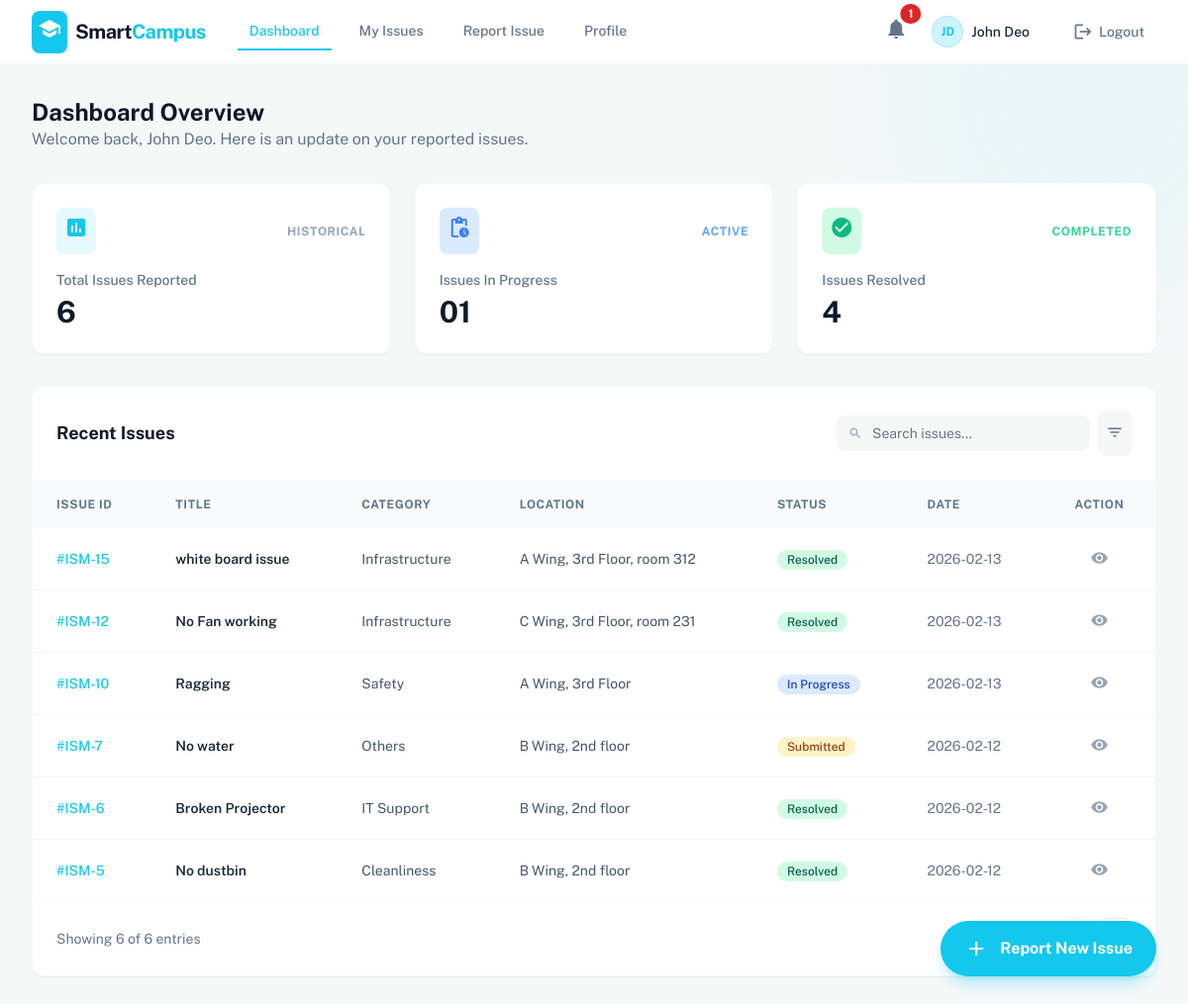
/student/dashboard (signed in), run on the app's committed database.
### tables this page shows
CREATE TABLE issues (
            id INTEGER PRIMARY KEY AUTOINCREMENT,
            title TEXT NOT NULL,
            description TEXT,
            category TEXT NOT NULL,
            location TEXT,
            priority TEXT DEFAULT 'Low',
            status TEXT DEFAULT 'Submitted',
            image_path TEXT,
            reporter_id INTEGER NOT NULL,
            assigned_to TEXT,
            created_at TIMESTAMP DEFAULT CURRENT_TIMESTAMP,
            resolved_at TIMESTAMP,
            FOREIGN KEY (reporter_id) REFERENCES users (id)
        );

### app/routes/student.py (the view)
@bp.route('/student/dashboard')
@login_required
def dashboard():
    db = get_db()
    issues = db.execute(
        'SELECT * FROM issues WHERE reporter_id = ? ORDER BY created_at DESC',
        (session['user_id'],)
    ).fetchall()
    total = len(issues)
    in_progress = sum(1 for i in issues if i['status'] == 'In Progress')
    resolved = sum(1 for i in issues if i['status'] == 'Resolved')
    return render_template('student_dashboard.html',
                         issues=issues, total_issues=total,
                         in_progress=in_progress, resolved=resolved)

### app/db.py (called while the page is built)
def get_db():
    if 'db' not in g:
        g.db = sqlite3.connect(
            current_app.config['DATABASE'],
            detect_types=sqlite3.PARSE_DECLTYPES
        )
        g.db.row_factory = sqlite3.Row
        g.db.execute("PRAGMA foreign_keys = ON")
    return g.db

### app/utils.py (called while the page is built)
def login_required(f):
    @wraps(f)
    def decorated(*args, **kwargs):
        if 'user_id' not in session:
            flash('Please log in first.', 'error')
            return redirect(url_for('auth.login'))
        return f(*args, **kwargs)
    return decorated

def to_ist(value):
    if value is None:
        return None
    if isinstance(value, str):
        try:
            value = datetime.strptime(value, '%Y-%m-%d %H:%M:%S')
        except ValueError:
            return value
    return value + IST_OFFSET

def date_format(value, format='%Y-%m-%d'):
    if value is None:
        return ""
    if isinstance(value, str):
        try:
            value = datetime.strptime(value, '%Y-%m-%d %H:%M:%S')
        except ValueError:
            return value
    return value.strftime(format)

def initial_filter(value):
    if not value:
        return "?"
    return "".join([x[0] for x in value.split()[:2]]).upper()

### app/templates/student_dashboard.html (shortened to what this page needs)
<!DOCTYPE html>
<html class="light" lang="en">
<head>
  <script src="https://cdn.tailwindcss.com?plugins=forms,container-queries"></script>
  <script id="tailwind-config">
    tailwind.config = {
      darkMode: "class",
      theme: {
        extend: {
          colors: {
            "primary": "#13c8ec",
            "background-light": "#f6f8f8",
            "background-dark": "#101f22",
          },
          fontFamily: {
            "display": ["Public Sans"]
          },
          borderRadius: { "DEFAULT": "0.25rem", "lg": "0.5rem", "xl": "0.75rem", "full": "9999px" },
        },
      },
    }
  </script>
</head>
<body class="bg-background-light dark:bg-background-dark font-display text-slate-800 dark:text-slate-200 min-h-screen">
  <nav class="bg-white dark:bg-slate-900 border-b border-primary/10 sticky top-0 z-40">
    <div class="max-w-7xl mx-auto px-4 sm:px-6 lg:px-8">
      <div class="flex justify-between h-16">
        <div class="flex items-center gap-8">
          <div class="flex-shrink-0 flex items-center gap-2">
            <div class="bg-primary rounded-lg p-1.5">
              <span class="material-icons text-white">school</span>
            </div>
            <span class="text-xl font-bold tracking-tight text-slate-900 dark:text-white">Smart<span
                class="text-primary">Campus</span></span>
          </div>
          <div class="hidden md:flex space-x-4">
            <a class="px-3 py-2 text-sm font-medium border-b-2 border-primary text-primary"
              href="{{ url_for('student.dashboard') }}">Dashboard</a>
            <a class="px-3 py-2 text-sm font-medium text-slate-500 dark:text-slate-400 hover:text-primary transition-colors"
              href="{{ url_for('student.dashboard') }}">My Issues</a>
            <a class="px-3 py-2 text-sm font-medium text-slate-500 dark:text-slate-400 hover:text-primary transition-colors"
              href="{{ url_for('student.report_issue') }}">Report Issue</a>
            <a class="px-3 py-2 text-sm font-medium text-slate-500 dark:text-slate-400 hover:text-primary transition-colors"
              href="#">Profile</a>
          </div>
        </div>
        <div class="flex items-center gap-4">
          <a href="{{ url_for('common.notifications') }}"
            class="relative p-2 text-slate-500 hover:text-primary transition-colors">
            <span class="material-icons">notifications</span>
            {% if unread_count > 0 %}
            <span id="notification-badge"
              class="absolute top-0 right-0 inline-flex items-center justify-center px-2 py-1 text-xs font-bold leading-none text-white transform translate-x-1/4 -translate-y-1/4 bg-red-600 rounded-full">{{
              unread_count }}</span>
            {% endif %}
          </a>
          <div class="flex items-center gap-2 mr-4">
            <div
              class="h-8 w-8 rounded-full border border-primary/20 bg-primary/20 flex items-center justify-center text-primary text-xs font-bold">
              {{ session.fullname|initials }}</div>
            <span class="hidden lg:block text-sm font-medium">{{ session.fullname }}</span>
          </div>
          <a href="{{ url_for('auth.logout') }}"
            class="flex items-center gap-1.5 px-3 py-2 rounded-lg text-slate-500 dark:text-slate-400 hover:bg-red-50 hover:text-red-600 transition-all text-sm font-medium">
            <span class="material-icons text-[20px]">logout</span>
            <span>Logout</span>
          </a>
        </div>
      </div>
    </div>
  </nav>
  <main class="max-w-7xl mx-auto px-4 sm:px-6 lg:px-8 py-8">
    <div class="mb-8">
      <h1 class="text-2xl font-bold text-slate-900 dark:text-white">Dashboard Overview</h1>
      <p class="text-slate-500 dark:text-slate-400">Welcome back, {{ session.fullname }}. Here is an update on your
        reported issues.</p>
    </div>
    <div class="grid grid-cols-1 md:grid-cols-3 gap-6 mb-8">
      <div
        class="bg-white dark:bg-slate-900 p-6 rounded-xl shadow-sm border border-primary/5 hover:border-primary/20 transition-all">
        <div class="flex items-center justify-between mb-4">
          <div class="p-2 bg-primary/10 rounded-lg">
            <span class="material-icons text-primary">assessment</span>
          </div>
          <span class="text-xs font-bold text-slate-400 uppercase tracking-wider">Historical</span>
        </div>
        <h3 class="text-slate-500 dark:text-slate-400 text-sm font-medium">Total Issues Reported</h3>
        <p class="text-3xl font-bold text-slate-900 dark:text-white mt-1">{{ total_issues }}</p>
      </div>
      <div
        class="bg-white dark:bg-slate-900 p-6 rounded-xl shadow-sm border border-primary/5 hover:border-primary/20 transition-all">
        <div class="flex items-center justify-between mb-4">
          <div class="p-2 bg-blue-100 dark:bg-blue-900/30 rounded-lg">
            <span class="material-icons text-blue-500">pending_actions</span>
          </div>
          <span class="text-xs font-bold text-blue-400 uppercase tracking-wider">Active</span>
        </div>
        <h3 class="text-slate-500 dark:text-slate-400 text-sm font-medium">Issues In Progress</h3>
        <p class="text-3xl font-bold text-slate-900 dark:text-white mt-1">{{ '%02d'|format(in_progress) }}</p>
      </div>
      <div
        class="bg-white dark:bg-slate-900 p-6 rounded-xl shadow-sm border border-primary/5 hover:border-primary/20 transition-all">
        <div class="flex items-center justify-between mb-4">
          <div class="p-2 bg-emerald-100 dark:bg-emerald-900/30 rounded-lg">
            <span class="material-icons text-emerald-500">check_circle</span>
          </div>
          <span class="text-xs font-bold text-emerald-400 uppercase tracking-wider">Completed</span>
        </div>
        <h3 class="text-slate-500 dark:text-slate-400 text-sm font-medium">Issues Resolved</h3>
        <p class="text-3xl font-bold text-slate-900 dark:text-white mt-1">{{ resolved }}</p>
      </div>
    </div>
    <div class="bg-white dark:bg-slate-900 rounded-xl shadow-sm border border-primary/5 overflow-hidden">
      <div
        class="p-6 border-b border-slate-50 dark:border-slate-800 flex flex-col sm:flex-row sm:items-center justify-between gap-4">
        <h2 class="text-lg font-bold text-slate-900 dark:text-white">Recent Issues</h2>
        <div class="flex items-center gap-2">
          <div class="relative">
            <span class="material-icons absolute left-3 top-1/2 -translate-y-1/2 text-slate-400 text-sm">search</span>
            <input
              class="pl-9 pr-4 py-2 bg-background-light dark:bg-slate-800 border-none rounded-lg text-sm focus:ring-2 focus:ring-primary w-full sm:w-64"
              placeholder="Search issues..." type="text" />
          </div>
          <button
            class="p-2 bg-background-light dark:bg-slate-800 rounded-lg text-slate-500 hover:text-primary transition-colors">
            <span class="material-icons text-lg">filter_list</span>
          </button>
        </div>
      </div>
      <div class="overflow-x-auto">
        <table class="w-full text-left">
          <thead>
            <tr
              class="bg-slate-50 dark:bg-slate-800/50 text-slate-500 dark:text-slate-400 uppercase text-xs font-bold tracking-wider">
              <th class="px-6 py-4">Issue ID</th>
              <th class="px-6 py-4">Title</th>
              <th class="px-6 py-4">Category</th>
              <th class="px-6 py-4">Location</th>
              <th class="px-6 py-4">Status</th>
              <th class="px-6 py-4">Date</th>
              <th class="px-6 py-4 text-center">Action</th>
            </tr>
          </thead>
          <tbody class="divide-y divide-slate-100 dark:divide-slate-800">
            {% for issue in issues %}
            <tr class="hover:bg-slate-50/50 dark:hover:bg-slate-800/50 transition-colors">
              <td class="px-6 py-4 text-sm font-medium text-primary">#ISM-{{ issue.id }}</td>
              <td class="px-6 py-4 text-sm font-semibold text-slate-800 dark:text-slate-200">{{ issue.title }}</td>
              <td class="px-6 py-4 text-sm text-slate-600 dark:text-slate-400">{{ issue.category }}</td>
              <td class="px-6 py-4 text-sm text-slate-600 dark:text-slate-400">{{ issue.location or 'N/A' }}</td>
              <td class="px-6 py-4">
                {% if issue.status == 'In Progress' %}
                <span
                  class="inline-flex items-center px-2.5 py-0.5 rounded-full text-xs font-medium bg-blue-100 text-blue-800 dark:bg-blue-900/30 dark:text-blue-300">
                  In Progress
                </span>
                {% elif issue.status == 'Resolved' %}
                <span
                  class="inline-flex items-center px-2.5 py-0.5 rounded-full text-xs font-medium bg-emerald-100 text-emerald-800 dark:bg-emerald-900/30 dark:text-emerald-300">
                  Resolved
                </span>
                {% else %}
                <span
                  class="inline-flex items-center px-2.5 py-0.5 rounded-full text-xs font-medium bg-amber-100 text-amber-800 dark:bg-amber-900/30 dark:text-amber-300">
                  Submitted
                </span>
                {% endif %}
              </td>
              <td class="px-6 py-4 text-sm text-slate-500 dark:text-slate-500">{{ issue.created_at|to_ist|datefmt }}
              </td>
              <td class="px-6 py-4 text-center">
                <a href="{{ url_for('student.issue_detail', issue_id=issue.id) }}"
                  class="text-slate-400 hover:text-primary transition-colors">
                  <span class="material-icons text-lg">visibility</span>
                </a>
              </td>
            </tr>
            {% endfor %}
          </tbody>
        </table>
      </div>
      <div class="px-6 py-4 border-t border-slate-50 dark:border-slate-800 flex items-center justify-between">
        <span class="text-sm text-slate-500">Showing {{ issues|length }} of {{ total_issues }} entries</span>
        <div class="flex gap-2">
          <button
            class="p-2 border border-slate-200 dark:border-slate-700 rounded-lg hover:bg-slate-50 dark:hover:bg-slate-800 text-slate-400 transition-colors disabled:opacity-50"
            disabled="">
          </button>
          <button
            class="p-2 border border-slate-200 dark:border-slate-700 rounded-lg hover:bg-slate-50 dark:hover:bg-slate-800 text-slate-400 transition-colors">
          </button>
        </div>
      </div>
    </div>
  </main>
  <div class="fixed bottom-8 right-8 z-50">
    <a href="{{ url_for('student.report_issue') }}"
      class="flex items-center gap-3 bg-primary hover:bg-primary/90 text-white font-bold py-4 px-6 rounded-full shadow-lg shadow-primary/30 hover:shadow-primary/40 transition-all group scale-100 active:scale-95">
      <span class="material-icons group-hover:rotate-90 transition-transform">add</span>
      <span class="whitespace-nowrap">Report New Issue</span>
    </a>
  </div>
  <div class="fixed top-0 right-0 -z-10 w-1/3 h-1/2 opacity-5 pointer-events-none overflow-hidden">
    <div class="absolute -top-24 -right-24 w-96 h-96 bg-primary rounded-full blur-3xl"></div>
  </div>
</body>
</html>

### data on the page
issues: id "15", title "white board issue", category "Infrastructure", location "A Wing, 3rd Floor, room 312", status "Resolved", created_at|to_ist "2026-02-13"
issues: id "12", title "No Fan working", category "Infrastructure", location "C Wing, 3rd Floor, room 231", status "Resolved", created_at|to_ist "2026-02-13"
issues: id "10", title "Ragging", category "Safety", location "A Wing, 3rd Floor", status "In Progress", created_at|to_ist "2026-02-13"
issues: id "7", title "No water", category "Others", location "B Wing, 2nd floor", status "Submitted", created_at|to_ist "2026-02-12"
issues: id "6", title "Broken Projector", category "IT Support", location "B Wing, 2nd floor", status "Resolved", created_at|to_ist "2026-02-12"
issues: id "5", title "No dustbin", category "Cleanliness", location "B Wing, 2nd floor", status "Resolved", created_at|to_ist "2026-02-12"

### other printed values
{{ unread_count }} "1"
{{ session.fullname|initials }} "JD"
{{ session.fullname }} "John Deo"
{{ total_issues }} "6"
{{ '%02d'|format(in_progress) }} "01"
{{ resolved }} "4"
{{ issues|length }} "6"
